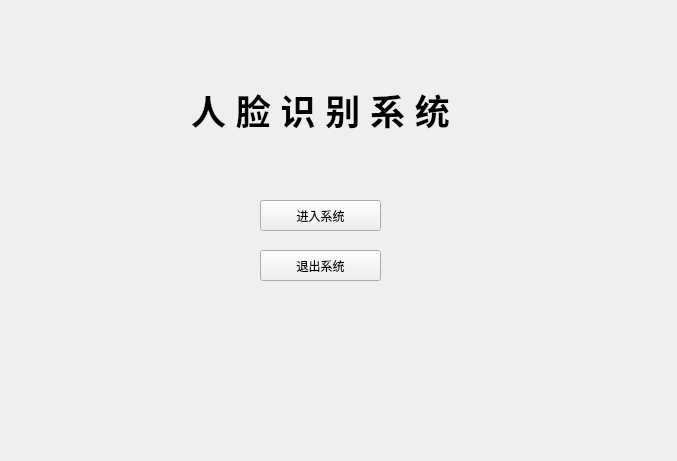
<?xml version="1.0" encoding="UTF-8"?>
<ui version="4.0">
 <class>MainWindow</class>
 <widget class="QMainWindow" name="MainWindow">
  <property name="geometry">
   <rect>
    <x>0</x>
    <y>0</y>
    <width>677</width>
    <height>461</height>
   </rect>
  </property>
  <property name="windowTitle">
   <string>人脸识别系统</string>
  </property>
  <widget class="QWidget" name="centralWidget">
   <widget class="QLabel" name="label">
    <property name="geometry">
     <rect>
      <x>160</x>
      <y>70</y>
      <width>321</width>
      <height>81</height>
     </rect>
    </property>
    <property name="text">
     <string>&lt;html&gt;&lt;head/&gt;&lt;body&gt;&lt;p align=&quot;center&quot;&gt;&lt;span style=&quot; font-size:26pt; font-weight:600;&quot;&gt;人 脸 识 别 系 统&lt;/span&gt;&lt;/p&gt;&lt;/body&gt;&lt;/html&gt;</string>
    </property>
   </widget>
   <widget class="QPushButton" name="pushButton">
    <property name="geometry">
     <rect>
      <x>260</x>
      <y>200</y>
      <width>121</width>
      <height>31</height>
     </rect>
    </property>
    <property name="text">
     <string>进入系统</string>
    </property>
   </widget>
   <widget class="QPushButton" name="pushButton_2">
    <property name="geometry">
     <rect>
      <x>260</x>
      <y>250</y>
      <width>121</width>
      <height>31</height>
     </rect>
    </property>
    <property name="text">
     <string>退出系统</string>
    </property>
   </widget>
  </widget>
 </widget>
 <resources/>
 <connections>
  <connection>
   <sender>pushButton_2</sender>
   <signal>clicked()</signal>
   <receiver>MainWindow</receiver>
   <slot>close()</slot>
   <hints>
    <hint type="sourcelabel">
     <x>294</x>
     <y>267</y>
    </hint>
    <hint type="destinationlabel">
     <x>167</x>
     <y>268</y>
    </hint>
   </hints>
  </connection>
 </connections>
</ui>
